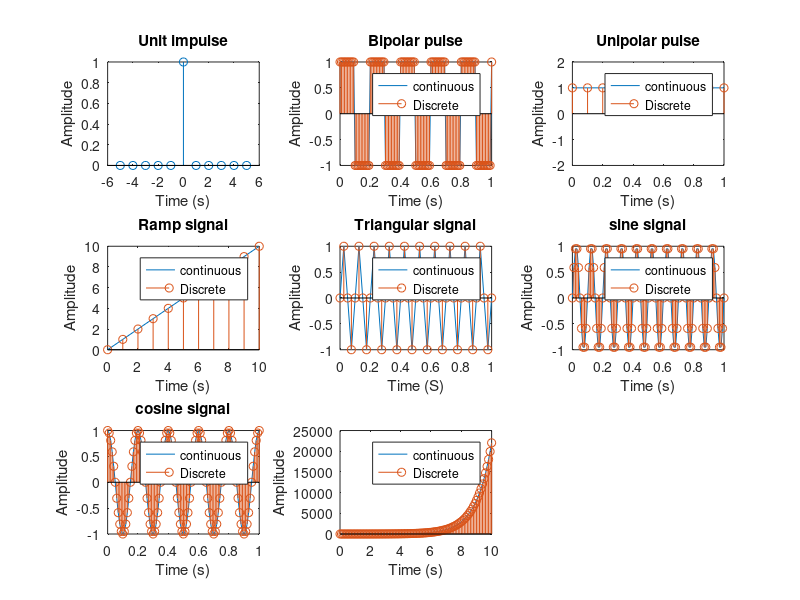

This figure's MATLAB source:
clc;
clear all;
close all;
t1=-5:1:5;
y1=[zeros(1,5),ones(1,1),zeros(1,5)];
subplot(3,3,1);
stem(t1,y1);
xlabel('Time (s)');
ylabel('Amplitude');
title('Unit impulse');
t2=0:0.01:1;
f=5;
y2=square(2*pi*f*t2);
subplot(3,3,2);
plot(t2,y2);
hold on;
stem(t2,y2);
legend("continuous","Discrete")
xlabel('Time (s)');
ylabel('Amplitude');
title('Bipolar pulse');
t3=0:0.1:1;
y3=abs(square(2*pi*f*t3));
subplot(3,3,3);
plot(t3,y3);
hold on;
stem(t3,y3);

ylim([-2,2]);
legend("continuous","Discrete")
xlabel('Time (s)');
ylabel('Amplitude');
title('Unipolar pulse');
t4=0:1:10;
y4=t4;
subplot(3,3,4);
plot(t4,y4);
hold on;
stem(t4,y4);
legend("continuous","Discrete")
xlabel('Time (s)');
ylabel('Amplitude');
title('Ramp signal');
f1=10;
t5=0:0.025:1;
y5=sin(2*pi*f1*t5);
subplot(3,3,5);
plot(t5,y5);
hold on;
stem(t5,y5);
legend("continuous","Discrete")
xlabel('Time (S)');
ylabel('Amplitude');
title('Triangular signal');
t6=0:0.01:1;

y6=sin(2*pi*f1*t6);
subplot(3,3,6);
plot(t6,y6);
hold on;
stem(t6,y6);
legend("continuous","Discrete")
xlabel('Time (s)');
ylabel('Amplitude');
title('sine signal');
t7=0:0.01:1;
y7=cos(2*pi*f*t7);
subplot(3,3,7);
plot(t7,y7);
hold on;
stem(t7,y7);
legend("continuous","Discrete")
xlabel('Time (s)');
ylabel('Amplitude');
title('cosine signal');
t8=0:0.1:10;
y8=exp(t8);
subplot(3,3,8);
plot(t8,y8);
hold on;
stem(t8,y8);
xlabel('Time (s)');
ylabel('Amplitude');
legend("continuous","Discrete")